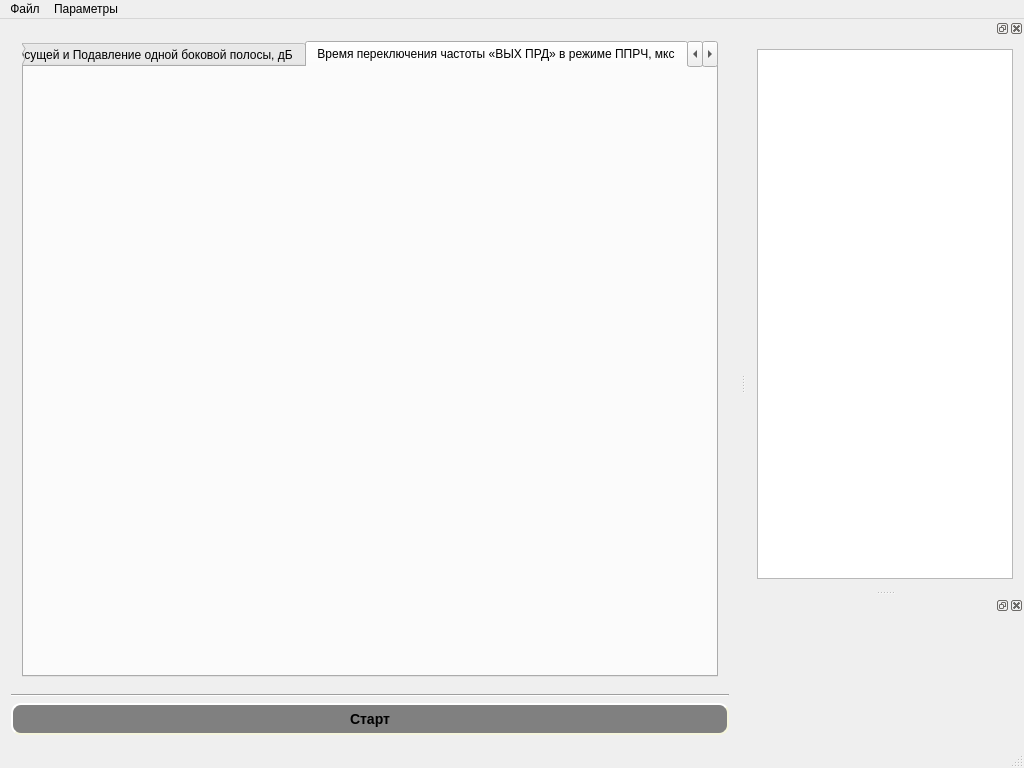
<?xml version="1.0" encoding="UTF-8"?>
<ui version="4.0">
 <class>MainWindow</class>
 <widget class="QMainWindow" name="MainWindow">
  <property name="enabled">
   <bool>true</bool>
  </property>
  <property name="geometry">
   <rect>
    <x>0</x>
    <y>0</y>
    <width>1024</width>
    <height>768</height>
   </rect>
  </property>
  <property name="windowTitle">
   <string>GTS Auto</string>
  </property>
  <widget class="QWidget" name="centralWidget">
   <layout class="QVBoxLayout" name="verticalLayout">
    <item>
     <widget class="QStackedWidget" name="stackedWidget">
      <property name="currentIndex">
       <number>0</number>
      </property>
      <widget class="QWidget" name="page">
       <layout class="QGridLayout" name="gridLayout">
        <item row="0" column="0">
         <widget class="QTabWidget" name="tabWidget">
          <property name="currentIndex">
           <number>7</number>
          </property>
          <property name="documentMode">
           <bool>false</bool>
          </property>
          <property name="tabBarAutoHide">
           <bool>false</bool>
          </property>
          <widget class="WindowAchH" name="windowAchHui">
           <attribute name="title">
            <string>Диапазон выходных частот «ВЫХ ПРД» с шагом, МГц</string>
           </attribute>
          </widget>
          <widget class="Window10Khz" name="window10Khz">
           <property name="enabled">
            <bool>true</bool>
           </property>
           <attribute name="title">
            <string>«ВЫХ ПРД» Шаг перестройки, 10 кГц</string>
           </attribute>
          </widget>
          <widget class="WindowAttMax" name="windowAttMax">
           <attribute name="title">
            <string>Максимальная мощность выходного сигнала «ВЫХ ПРД», дБм</string>
           </attribute>
          </widget>
          <widget class="WindowAttMax" name="windowAttChenge">
           <attribute name="title">
            <string>Диапазон регулировки мощности выходного сигнала с шагом 0,5 дБ на разъеме «ВЫХ ПРД», дБм</string>
           </attribute>
          </widget>
          <widget class="WindowCollateral" name="windowCollateral">
           <attribute name="title">
            <string>Относительный уровень мощности побочных составляющих в спектре выходного сигнала «ВЫХ ПРД», дБ</string>
           </attribute>
          </widget>
          <widget class="WindowSpectr" name="windowSpectr">
           <attribute name="title">
            <string>Спектральная плотность мощности фазовых шумов выходного сигнала «ВЫХ ПРД» в диапазоне от 950 до 2150 МГц при отстройке от несущей, дБ/Гц</string>
           </attribute>
          </widget>
          <widget class="WindowNes" name="windowNes">
           <attribute name="title">
            <string>Подавление несущей и Подавление одной боковой полосы, дБ</string>
           </attribute>
          </widget>
          <widget class="QWidget" name="tab">
           <attribute name="title">
            <string>Время переключения частоты «ВЫХ ПРД» в режиме ППРЧ, мкс</string>
           </attribute>
          </widget>
          <widget class="WindowAchH" name="windowAchHui_gprm">
           <attribute name="title">
            <string>Диапазон входных частот «ГПРМ», МГц</string>
           </attribute>
          </widget>
          <widget class="Window10Khz" name="window10Khz_gprm">
           <attribute name="title">
            <string>«ГПРМ» Шаг перестройки, 10 кГц </string>
           </attribute>
          </widget>
          <widget class="WindowAttMax" name="windowAttMax_gprm">
           <attribute name="title">
            <string>Мощность выходного сигнала «ГПРМ», дБм</string>
           </attribute>
          </widget>
          <widget class="WindowCollateral" name="windowCollateral_gprm">
           <attribute name="title">
            <string>Относительный уровень мощности побочных составляющих в спектре выходного сигнала «ГПРМ», дБ</string>
           </attribute>
          </widget>
          <widget class="WindowSpectr" name="windowSpectr_gprm">
           <attribute name="title">
            <string>«ГПРМ» Спектральная плотность мощности фазовых шумов выходного сигнала «ВЫХ ПРД» в диапазоне от 950 до 2150 МГц при отстройке от несущей, дБ/Гц</string>
           </attribute>
          </widget>
         </widget>
        </item>
       </layout>
      </widget>
      <widget class="QWidget" name="page_2"/>
     </widget>
    </item>
    <item>
     <widget class="Line" name="line">
      <property name="orientation">
       <enum>Qt::Horizontal</enum>
      </property>
     </widget>
    </item>
    <item>
     <widget class="QPushButton" name="pushButton">
      <property name="styleSheet">
       <string notr="true">QPushButton
{
        background-color: gray;
        border-style: outset;
        border-width: 2px;
        border-radius: 10px;
        border-color: beige;
	    font: bold 14px;
        min-width: 10em;
        padding: 6px;
}

QPushButton:pressed
{
        background-color: rgb(169,169,169);
        border-style: inset;
}</string>
      </property>
      <property name="text">
       <string>Старт</string>
      </property>
     </widget>
    </item>
   </layout>
  </widget>
  <widget class="QMenuBar" name="menuBar">
   <property name="geometry">
    <rect>
     <x>0</x>
     <y>0</y>
     <width>1024</width>
     <height>21</height>
    </rect>
   </property>
   <widget class="QMenu" name="menu">
    <property name="title">
     <string>Файл</string>
    </property>
    <addaction name="action_file"/>
   </widget>
   <widget class="QMenu" name="menu_2">
    <property name="title">
     <string>Параметры</string>
    </property>
    <addaction name="action_seitings"/>
   </widget>
   <addaction name="menu"/>
   <addaction name="menu_2"/>
  </widget>
  <widget class="QStatusBar" name="statusBar"/>
  <widget class="QDockWidget" name="dockWidget">
   <attribute name="dockWidgetArea">
    <number>2</number>
   </attribute>
   <widget class="QWidget" name="dockWidgetContents">
    <layout class="QVBoxLayout" name="verticalLayout_3">
     <item>
      <widget class="QListWidget" name="listWidget"/>
     </item>
    </layout>
   </widget>
  </widget>
  <widget class="QDockWidget" name="dockWidget_2">
   <property name="minimumSize">
    <size>
     <width>80</width>
     <height>150</height>
    </size>
   </property>
   <property name="maximumSize">
    <size>
     <width>524287</width>
     <height>150</height>
    </size>
   </property>
   <attribute name="dockWidgetArea">
    <number>2</number>
   </attribute>
   <widget class="WindowDevice" name="windowDevice">
    <layout class="QVBoxLayout" name="verticalLayout_2"/>
   </widget>
  </widget>
  <action name="action_file">
   <property name="text">
    <string>Выход</string>
   </property>
  </action>
  <action name="action_seitings">
   <property name="text">
    <string>Настройка</string>
   </property>
  </action>
 </widget>
 <layoutdefault spacing="6" margin="11"/>
 <customwidgets>
  <customwidget>
   <class>WindowAchH</class>
   <extends>QWidget</extends>
   <header>windowachh.h</header>
   <container>1</container>
  </customwidget>
  <customwidget>
   <class>Window10Khz</class>
   <extends>QWidget</extends>
   <header>window10khz.h</header>
   <container>1</container>
  </customwidget>
  <customwidget>
   <class>WindowAttMax</class>
   <extends>QWidget</extends>
   <header>windowattmax.h</header>
   <container>1</container>
  </customwidget>
  <customwidget>
   <class>WindowCollateral</class>
   <extends>QWidget</extends>
   <header>windowcollateral.h</header>
   <container>1</container>
  </customwidget>
  <customwidget>
   <class>WindowSpectr</class>
   <extends>QWidget</extends>
   <header>windowspectr.h</header>
   <container>1</container>
  </customwidget>
  <customwidget>
   <class>WindowNes</class>
   <extends>QWidget</extends>
   <header>windownes.h</header>
   <container>1</container>
  </customwidget>
  <customwidget>
   <class>WindowDevice</class>
   <extends>QWidget</extends>
   <header>windowdevice.h</header>
   <container>1</container>
  </customwidget>
 </customwidgets>
 <resources/>
 <connections/>
</ui>
